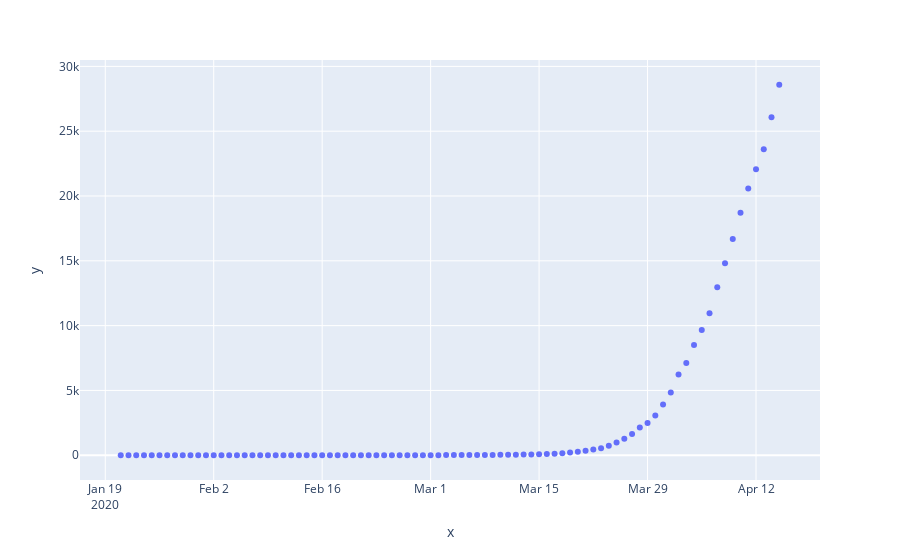

The code cell stored with this chart in its notebook:
### Code cell
fig = px.scatter(x=total.index, y=total.deaths)
fig.show()

### Figure 1 — Plotly figure (JSON) as saved in the notebook; plotly's stock layout.template omitted (floating-point values rounded to 4 significant figures)
{"data": [{"hovertemplate": "x=%{x}<br>y=%{y}<extra></extra>", "legendgroup": "", "marker": {"color": "#636efa", "symbol": "circle"}, "mode": "markers", "name": "", "showlegend": false, "type": "scatter", "x": ["2020-01-21", "2020-01-22", "2020-01-23", "2020-01-24", "2020-01-25", "2020-01-26", "2020-01-27", "2020-01-28", "2020-01-29", "2020-01-30", "2020-01-31", "2020-02-01", "2020-02-02", "2020-02-03", "2020-02-04", "2020-02-05", "2020-02-06", "2020-02-07", "2020-02-08", "2020-02-09", "2020-02-10", "2020-02-11", "2020-02-12", "2020-02-13", "2020-02-14", "2020-02-15", "2020-02-16", "2020-02-17", "2020-02-18", "2020-02-19", "2020-02-20", "2020-02-21", "2020-02-22", "2020-02-23", "2020-02-24", "2020-02-25", "2020-02-26", "2020-02-27", "2020-02-28", "2020-02-29", "2020-03-01", "2020-03-02", "2020-03-03", "2020-03-04", "2020-03-05", "2020-03-06", "2020-03-07", "2020-03-08", "2020-03-09", "2020-03-10", "2020-03-11", "2020-03-12", "2020-03-13", "2020-03-14", "2020-03-15", "2020-03-16", "2020-03-17", "2020-03-18", "2020-03-19", "2020-03-20", "2020-03-21", "2020-03-22", "2020-03-23", "2020-03-24", "2020-03-25", "2020-03-26", "2020-03-27", "2020-03-28", "2020-03-29", "2020-03-30", "2020-03-31", "2020-04-01", "2020-04-02", "2020-04-03", "2020-04-04", "2020-04-05", "2020-04-06", "2020-04-07", "2020-04-08", "2020-04-09", "2020-04-10", "2020-04-11", "2020-04-12", "2020-04-13", "2020-04-14", "2020-04-15"], "xaxis": "x", "y": [0, 0, 0, 0, 0, 0, 0, 0, 0, 0, 0, 0, 0, 0, 0, 0, 0, 0, 0, 0, 0, 0, 0, 0, 0, 0, 0, 0, 0, 0, 0, 0, 0, 0, 0, 0, 0, 0, 0, 1, 3, 6, 10, 12, 12, 15, 19, 22, 26, 31, 37, 43, 50, 60, 68, 91, 116, 157, 203, 265, 343, 436, 546, 731, 990, 1275, 1649, 2134, 2486, 3073, 3911, 4841, 6232, 7121, 8499, 9655, 10959, 12956, 14803, 16674, 18712, 20575, 22056, 23607, 26081, 28583], "yaxis": "y"}], "layout": {"legend": {"tracegroupgap": 0}, "margin": {"t": 60}, "xaxis": {"anchor": "y", "domain": [0, 1], "title": {"text": "x"}}, "yaxis": {"anchor": "x", "domain": [0, 1], "title": {"text": "y"}}}}
